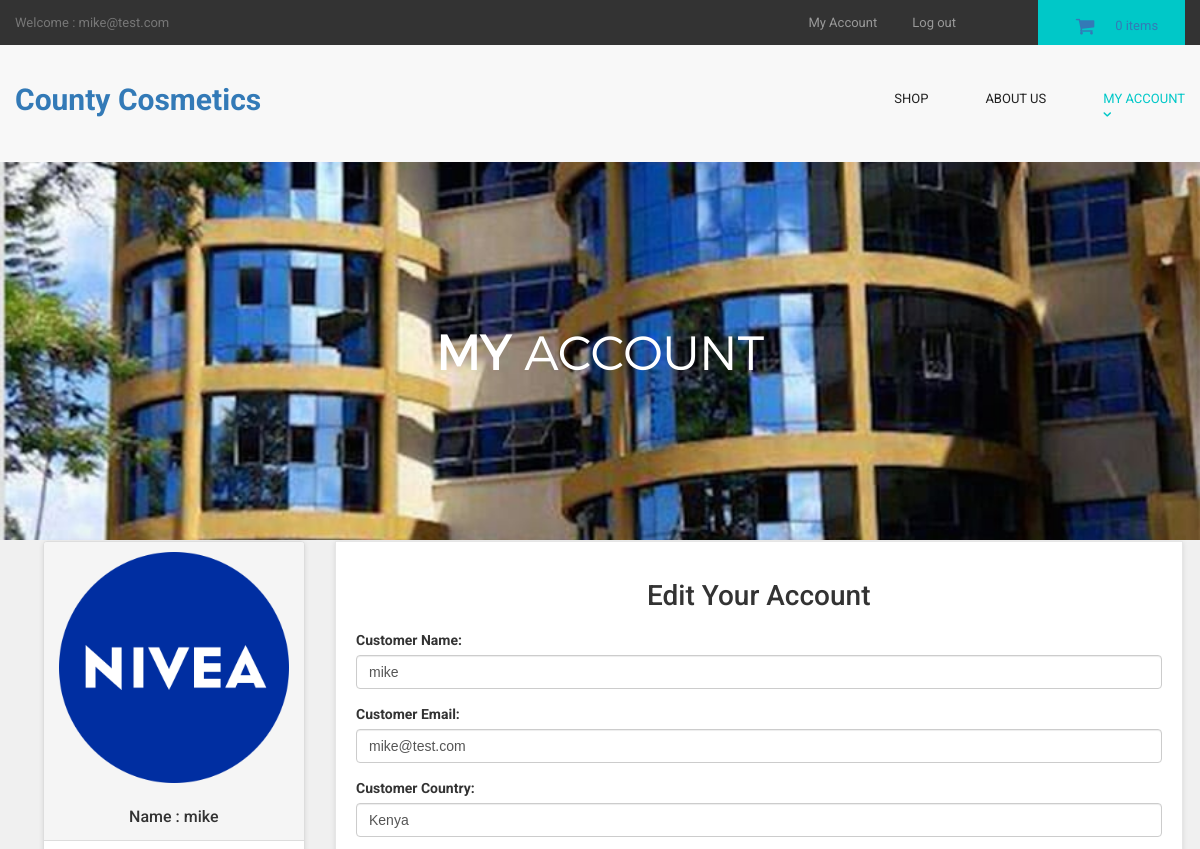
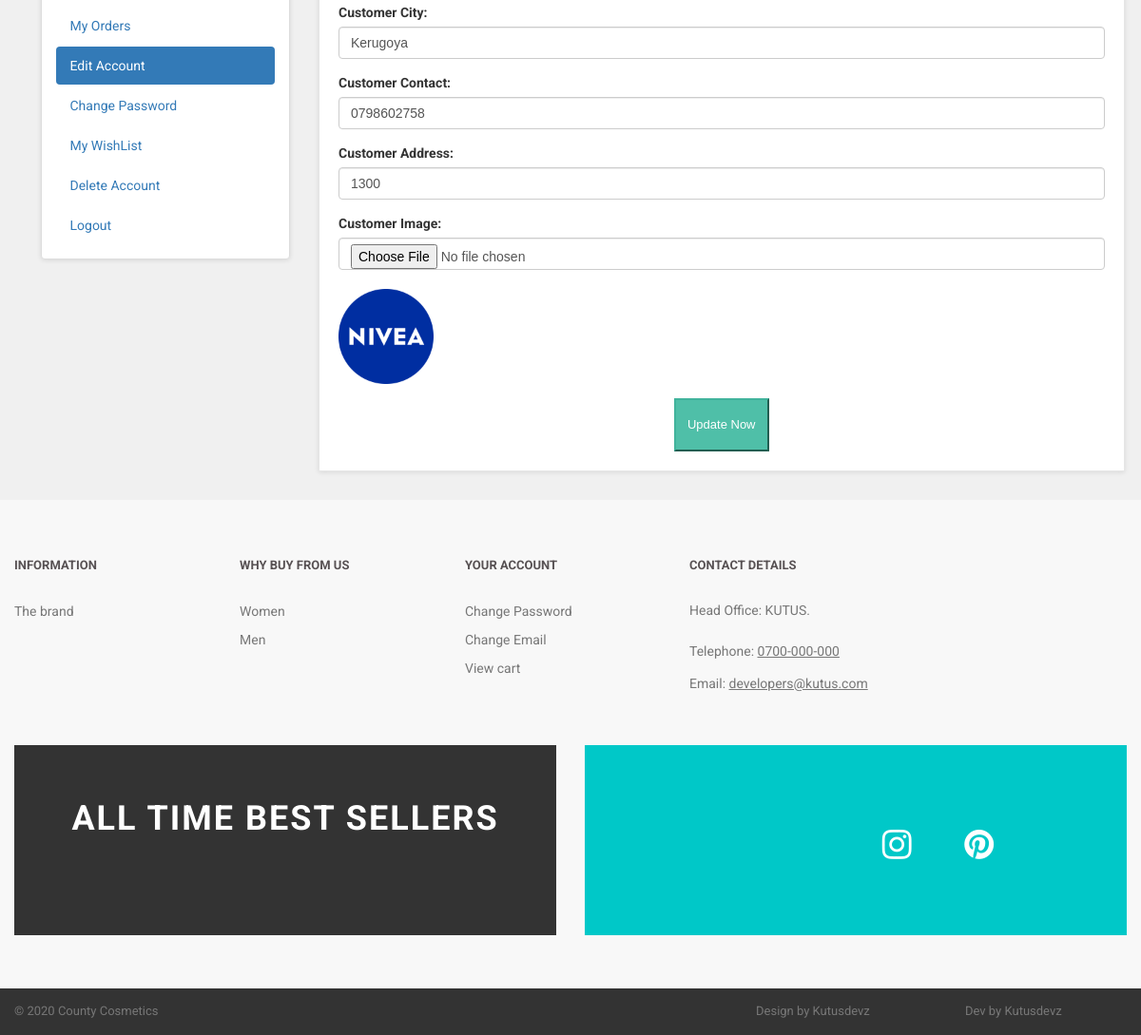
Page /customer/my_account.php?edit_account (signed in) on the committed database (2 pictures, top to bottom).
### tables this page shows
CREATE TABLE `customers` (
  `customer_id` int(10) NOT NULL,
  `customer_name` varchar(255) NOT NULL,
  `customer_email` varchar(255) NOT NULL,
  `customer_pass` varchar(255) NOT NULL,
  `customer_country` text NOT NULL,
  `customer_city` text NOT NULL,
  `customer_contact` varchar(255) NOT NULL,
  `customer_address` text NOT NULL,
  `customer_image` text NOT NULL,
  `customer_ip` varchar(255) NOT NULL,
  `customer_confirm_code` text NOT NULL
);

### customer/edit_account.php (the view, shortened to what this page needs)
<?php
$customer_session = $_SESSION['customer_email'];
$get_customer = "select * from customers where customer_email='$customer_session'";
$run_customer = mysqli_query($con,$get_customer);
$row_customer = mysqli_fetch_array($run_customer);
$customer_name = $row_customer['customer_name'];
$customer_email = $row_customer['customer_email'];
$customer_country = $row_customer['customer_country'];
$customer_city = $row_customer['customer_city'];
$customer_contact = $row_customer['customer_contact'];
$customer_address = $row_customer['customer_address'];
$customer_image = $row_customer['customer_image'];
?>
<h1 align="center" > Edit Your Account </h1>
<form action="" method="post" enctype="multipart/form-data" >
<div class="form-group" >
<label> Customer Name: </label>
<input type="text" name="c_name" class="form-control" required value="<?php echo $customer_name; ?>">
</div>
<div class="form-group" >
<label> Customer Email: </label>
<input type="text" name="c_email" class="form-control" required value="<?php echo $customer_email; ?>">
</div>
<div class="form-group" >
<label> Customer Country: </label>
<input type="text" name="c_country" class="form-control" required value="<?php echo $customer_country; ?>">
</div>
<div class="form-group" >
<label> Customer City: </label>
<input type="text" name="c_city" class="form-control" required value="<?php echo $customer_city; ?>">
</div>
<div class="form-group" >
<label> Customer Contact: </label>
<input type="text" name="c_contact" class="form-control" required value="<?php echo $customer_contact; ?>">
</div>
<div class="form-group" >
<label> Customer Address: </label>
<input type="text" name="c_address" class="form-control" required value="<?php echo $customer_address; ?>">
</div>
<div class="form-group" >
<label> Customer Image: </label>
<input type="file" name="c_image" class="form-control" required ><br>
<img src="customer_images/<?php echo $customer_image; ?>" width="100" height="100" class="img-responsive" >
</div>
<div class="text-center" >
<button name="update" class="btn btn-primary" >
<i class="fa fa-user-md" ></i> Update Now
</button>
</div>
</form>

### customer/includes/sidebar.php
<div class="panel panel-default sidebar-menu">
<div class="panel-heading">
<?php
$customer_session = $_SESSION['customer_email'];
$get_customer = "select * from customers where customer_email='$customer_session'";
$run_customer = mysqli_query($con,$get_customer);
$row_customer = mysqli_fetch_array($run_customer);
$customer_image = $row_customer['customer_image'];
$customer_name = $row_customer['customer_name'];
if(!isset($_SESSION['customer_email'])){
}
else {
echo "
<center>
<img src='customer_images/$customer_image' class='img-responsive'>
</center>
<br>
<h3 align='center' class='panel-title'> Name : $customer_name </h3>
";
}
?>
</div>
<div class="panel-body">
<ul class="nav nav-pills nav-stacked">
<li class="<?php if(isset($_GET['my_orders'])){ echo "active"; } ?>">
<a href="my_account.php?my_orders"> <i class="fa fa-list"> </i> My Orders </a>
</li>
<li class="<?php if(isset($_GET['edit_account'])){ echo "active"; } ?>">
<a href="my_account.php?edit_account"> <i class="fa fa-pencil"></i> Edit Account </a>
</li>
<li class="<?php if(isset($_GET['change_pass'])){ echo "active"; } ?>">
<a href="my_account.php?change_pass"> <i class="fa fa-user"></i> Change Password </a>
</li>
<li class="<?php if(isset($_GET['my_wishlist'])){ echo "active"; } ?>">
<a href="my_account.php?my_wishlist"> <i class="fa fa-heart"></i> My WishList </a>
</li>
<li class="<?php if(isset($_GET['delete_account'])){ echo "active"; } ?>">
<a href="my_account.php?delete_account"> <i class="fa fa-trash-o"></i> Delete Account </a>
</li>
<li>
<a href="logout.php"> <i class="fa fa-sign-out"></i> Logout </a>
</li>
</ul>
</div>
</div>

### customer/styles/backend.css (style rules this page uses)
html { font-family: "Roboto", Helvetica, Arial, sans-serif; line-height: 1.15; }
body { margin: 0 }
h1 { font-size: 2em; margin: .67em 0 }
a { background-color: transparent; -webkit-text-decoration-skip: objects }
img { border-style: none }
button, input, optgroup, select, textarea { font-family: sans-serif; font-size: 100%; line-height: 1.15; margin: 0 }
button, input { overflow: visible }
button, select { text-transform: none }
[type=reset], [type=submit], button, html [type=button] { -webkit-appearance: button }
html { box-sizing: border-box }
body { min-width: 1190px; font-family: Montserrat, sans-serif; font-weight: 400; background-color: white; }
img { max-width: 100%; height: auto }
.btn { display: inline-block; vertical-align: top; font-size: 13px; line-height: 40px; text-decoration: none; -webkit-transition: .3s; transition: .3s }

### styles/style.css (style rules this page uses)
body { font-family: "Roboto", Helvetica, Arial, sans-serif; font-size: 14px; line-height: 1.42857143; color: #333333; background-color: #f0f0f0; overflow-x: hidden; }
.btn-primary { color:rgb(255, 255, 255); background-color:rgb(79, 191, 168); border-color:rgb(65, 179, 156); }
#content .panel.sidebar-menu { box-sizing: border-box; box-shadow: 0 1px 5px rgba(0, 0, 0, 0.1); }
#content .panel.sidebar-menu h3 { padding: 5px 0; margin: 0; }

### rows in the picture
customers: customer_image (picture), customer_name "mike", c_name "mike", c_email "mike@test.com", c_country "Kenya", c_city "Kerugoya", c_contact "0798602758", c_address "1300"

### other values in the picture
$_SESSION['customer_email'] "mike@test.com"
$count_items "0"
